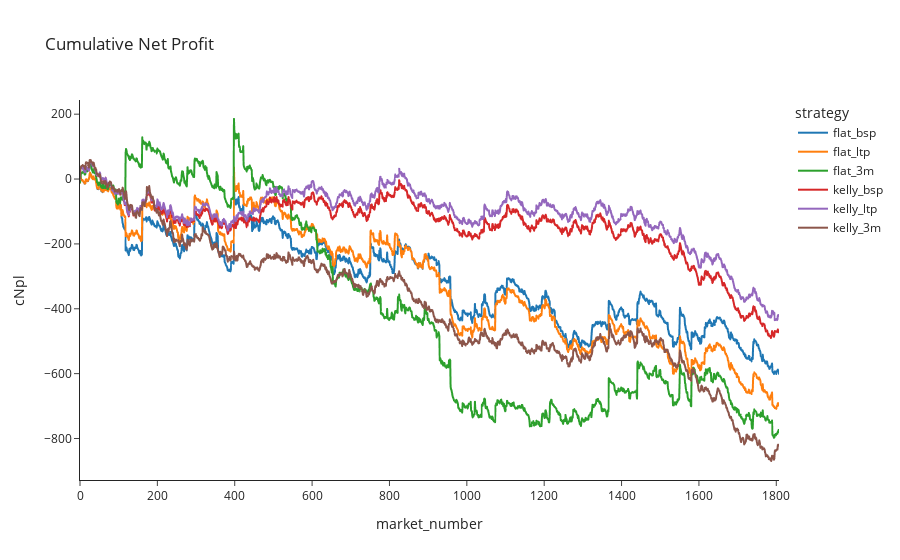

Notebook source saved alongside this figure:
### Code cell
# Compare Cumulative PL Charts
cumulativePLs = None
for strategy, objects in grid.items():

    # Assemble bets based on staking function and odds column
    bets = objects[0](df, back_odds = objects[1], lay_odds = objects[2])
    
    d = (
           bets
           .groupby('market_id')
           .agg({'npl': 'sum', 'stake': 'sum'})
    )

    d['market_number'] = np.arange(len(d))
    # Normalise to $10,000 stake for visual comparison
    d['npl'] = d['npl'] / (d.stake.sum() / 10000)
    d['cNpl'] = d.npl.cumsum()
    d['strategy'] = strategy
    
    try:
        cumulativePLs = pd.concat([cumulativePLs, d], ignore_index=True)
    except:
        cumulativePLs = d

px.line(cumulativePLs, x="market_number", y="cNpl", color="strategy", title='Cumulative Net Profit', template='simple_white')

### Figure 1 — Plotly figure (JSON) as saved in the notebook; plotly's stock layout.template omitted (floating-point values rounded to 4 significant figures; data arrays with more than 128 entries replaced by an {"elided": "..."} marker saying what was removed)
{"data": [{"hovertemplate": "strategy=flat_bsp<br>market_number=%{x}<br>cNpl=%{y}<extra></extra>", "legendgroup": "flat_bsp", "line": {"color": "#1F77B4", "dash": "solid"}, "mode": "lines", "name": "flat_bsp", "showlegend": true, "type": "scattergl", "x": {"elided": "1808 int values"}, "xaxis": "x", "y": {"elided": "1808 float values"}, "yaxis": "y"}, {"hovertemplate": "strategy=flat_ltp<br>market_number=%{x}<br>cNpl=%{y}<extra></extra>", "legendgroup": "flat_ltp", "line": {"color": "#FF7F0E", "dash": "solid"}, "mode": "lines", "name": "flat_ltp", "showlegend": true, "type": "scattergl", "x": {"elided": "1808 int values"}, "xaxis": "x", "y": {"elided": "1808 float values"}, "yaxis": "y"}, {"hovertemplate": "strategy=flat_3m<br>market_number=%{x}<br>cNpl=%{y}<extra></extra>", "legendgroup": "flat_3m", "line": {"color": "#2CA02C", "dash": "solid"}, "mode": "lines", "name": "flat_3m", "showlegend": true, "type": "scattergl", "x": {"elided": "1808 int values"}, "xaxis": "x", "y": {"elided": "1808 float values"}, "yaxis": "y"}, {"hovertemplate": "strategy=kelly_bsp<br>market_number=%{x}<br>cNpl=%{y}<extra></extra>", "legendgroup": "kelly_bsp", "line": {"color": "#D62728", "dash": "solid"}, "mode": "lines", "name": "kelly_bsp", "showlegend": true, "type": "scattergl", "x": {"elided": "1808 int values"}, "xaxis": "x", "y": {"elided": "1808 float values"}, "yaxis": "y"}, {"hovertemplate": "strategy=kelly_ltp<br>market_number=%{x}<br>cNpl=%{y}<extra></extra>", "legendgroup": "kelly_ltp", "line": {"color": "#9467BD", "dash": "solid"}, "mode": "lines", "name": "kelly_ltp", "showlegend": true, "type": "scattergl", "x": {"elided": "1808 int values"}, "xaxis": "x", "y": {"elided": "1808 float values"}, "yaxis": "y"}, {"hovertemplate": "strategy=kelly_3m<br>market_number=%{x}<br>cNpl=%{y}<extra></extra>", "legendgroup": "kelly_3m", "line": {"color": "#8C564B", "dash": "solid"}, "mode": "lines", "name": "kelly_3m", "showlegend": true, "type": "scattergl", "x": {"elided": "1808 int values"}, "xaxis": "x", "y": {"elided": "1808 float values"}, "yaxis": "y"}], "layout": {"legend": {"title": {"text": "strategy"}, "tracegroupgap": 0}, "title": {"text": "Cumulative Net Profit"}, "xaxis": {"anchor": "y", "domain": [0, 1], "title": {"text": "market_number"}}, "yaxis": {"anchor": "x", "domain": [0, 1], "title": {"text": "cNpl"}}}}
